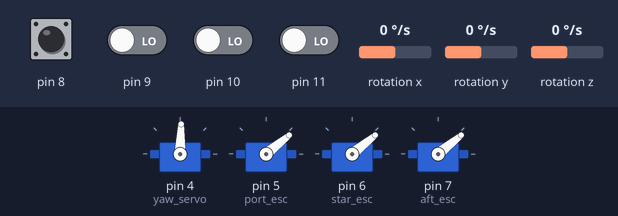
The sketch below on a simulated Arduino Uno, built with avr-gcc and run on an emulated ATmega328P. Parts: 4 × servo. Wiring (inferred from the names in the program): ITG-3200 gyroscope at I2C address 0x68. The test bench sets the inputs (shaded band); at power-on: pin 8 HIGH, pin 9–11 LOW, rotation x 0 °/s, rotation y 0 °/s, rotation z 0 °/s.

Above: at 0.1 s.
Timing chart, 0 to 1.6 s (numbered marks = the images above):
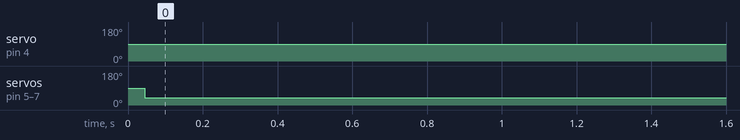

Measured:
- by itself, servo on pin 4 (yaw_servo): 90° → 88° at 0.05 s
- by itself, servo on pin 5 (port_esc), servo on pin 6 (star_esc), servo on pin 7 (aft_esc): 90° → 39° at 0.05 s

The sketch:

Tricopter_Arduino_flyable.ino
```cpp
// (licence header left out)
#include <Wire.h>
#include <Servo.h>

//  Gyro Related Settings and Variables
#define ITG3200_ADDRESS          0x68
#define ITG3200_WHO_AM_I         0x00
#define ITG3200_SMPLRT_DIV       0x15
#define ITG3200_DLPF_FS          0x16
#define ITG3200_INT_CFG          0x17
#define ITG3200_INT_STATUS       0x1A
#define ITG3200_TEMP_OUT_H       0x1B
#define ITG3200_TEMP_OUT_L       0x1C
#define ITG3200_GYRO_XOUT_H      0x1D
#define ITG3200_GYRO_XOUT_L      0x1E
#define ITG3200_GYRO_YOUT_H      0x1F
#define ITG3200_GYRO_YOUT_L      0x20
#define ITG3200_GYRO_ZOUT_H      0x21
#define ITG3200_GYRO_ZOUT_L      0x22
#define ITG3200_PWR_MGM          0x3E
#define ITG_DLPF_CFG_0           0x1;
#define ITG_DLPF_CFG_1           0x2;
#define ITG_DLPF_CFG_2           0x4;
#define ITG3200_DLPF_FS_SEL_0    0x8;
#define ITG3200_DLPF_FS_SEL_1    0x10;

int32_t     xRate_drift, yRate_drift, zRate_drift;

//  Receiver Related Signals
uint8_t      portb_Now, portb_Last;
//
//  pulseLength[0]  Throttle
//  pulseLength[1]  Elevator
//  pulseLength[2]  Rudder
//  pulseLength[3]  Aileron (reversed)

int16_t      riseEdge[4], fallEdge[4], pulseLength[4];

//  Loop timer
int32_t      timeNow;
int32_t      lastUpdateTime;


//  SuperRX State Machine Variables
#define      STATE_INIT         0
#define      STATE_UNARMED      1
#define      STATE_ARMCMD       2
#define      STATE_ARMED        3

uint8_t      main_state = STATE_INIT;
uint32_t     arm_start_time;

//  PID Controller signals
int16_t      yaw_error;
int16_t      yaw_newerror;
int16_t      yaw_Kp = 20;
int16_t      yaw_Ki = 0;
int16_t      yaw_Kd = 0;
int16_t      yaw_output = 0;
int16_t      yawP, yawI, yawD;
int16_t      yaw_pulselength;

int16_t      roll_error;
int16_t      roll_newerror;
int16_t      roll_Kp = 30;
int16_t      roll_Ki = 0;
int16_t      roll_Kd = 0;
int16_t      roll_output = 0;
int16_t      rollP, rollI, rollD;

int16_t      pitch_error;
int16_t      pitch_newerror;
int16_t      pitch_Kp = 20;
int16_t      pitch_Ki = 0;
int16_t      pitch_Kd = 0;
int16_t      pitch_output = 0;
int16_t      pitchP, pitchI, pitchD;

//  Servo Related Signals
Servo        yaw_servo;
Servo        port_esc;
Servo        star_esc;
Servo        aft_esc;

//  Debug Port
uint8_t      tx_buf[256];

void setup ()
{
  Serial.begin(115200);
  Wire.begin();
  gyroInit();

  //  Enable PC Change Interriupt for digital pins 8,9,10,11
  PCICR=(1<<PCIE0);
  PCMSK0=(1<<PCINT0) | (1<<PCINT1) |(1<<PCINT2) | (1<<PCINT3);

  //  Timers 1 on instead of millis() - greater than 4us accuracy
  //  Divide by 8 - 2 Mhz operation
  TCCR1A = 0x00;
  TCCR1B = 0x02;

  //  Servo / ESC attachment
  yaw_servo.attach(4);
  port_esc.attach(5);
  star_esc.attach(6);
  aft_esc.attach(7);
}

void loop ()
{
  unsigned char data;
  int16_t temp, xRate, yRate, zRate;
  unsigned long result;

//  Time the loop to 50 Hz
  timeNow = micros();
  if (timeNow > lastUpdateTime + 20000)
  {
    lastUpdateTime = lastUpdateTime + 20000;

    //  Get latest Gyro sample
    data = gyroRead(ITG3200_WHO_AM_I);
    temp =  gyroGetAxis(ITG3200_TEMP_OUT_H);
    xRate = gyroGetAxis(ITG3200_GYRO_XOUT_H) >> 2 ;
    yRate = gyroGetAxis(ITG3200_GYRO_YOUT_H) >> 2 ;
    zRate = gyroGetAxis(ITG3200_GYRO_ZOUT_H) >> 2 ;

    switch(main_state)
    {
      case STATE_INIT:
        // TBD - maybe some reset values

        main_state = STATE_UNARMED;
        break;
      case STATE_UNARMED:
      {
        //  Initialize Drift Counters
        xRate_drift = 0;
        yRate_drift = 0;
        zRate_drift = 0;

        //  Check for arm state
        if(pulseLength[0] < 1000 && pulseLength[2] > 1700)
        {
          arm_start_time = millis();
          main_state = STATE_ARMCMD;
        }

        //  Center Servos
        yaw_servo.writeMicroseconds(1450);
        port_esc.writeMicroseconds(950);
        star_esc.writeMicroseconds(950);
        aft_esc.writeMicroseconds(950);

        break;
      }

      case STATE_ARMCMD:
      {
        //  Low pass filter drift

        xRate_drift = (xRate_drift - (xRate_drift>>4)) + (int32_t)xRate;
        yRate_drift = (yRate_drift - (yRate_drift>>4)) + (int32_t)yRate;
        zRate_drift = (zRate_drift - (zRate_drift>>4)) + (int32_t)zRate;

        if(pulseLength[0] > 1000 || pulseLength[2] < 1700)
        {
          main_state = STATE_UNARMED;
          break;
        }

        //  Arm Command for 5 seconds
        if (millis() > arm_start_time + 5000)
          // Scale drift
          xRate_drift = xRate_drift >> 4;
          yRate_drift = yRate_drift >> 4;
          zRate_drift = zRate_drift >> 4;
          main_state = STATE_ARMED;
          break;
      }

      case STATE_ARMED:
      {
        //  Add PID here

        yaw_newerror = (zRate - zRate_drift) - (pulseLength[2] - 1500);
        roll_newerror = -(yRate - yRate_drift) - (pulseLength[3] - 1500);
        pitch_newerror = (xRate - xRate_drift) - (pulseLength[1] - 1500);

        //  Cap all error terms

        if(yaw_newerror > 400) yaw_newerror = 400;
        if(yaw_newerror < -400) yaw_newerror = -400;
        if(roll_newerror > 400) roll_newerror = 400;
        if(roll_newerror < -400) roll_newerror = -400;
        if(pitch_newerror > 400) pitch_newerror = 400;
        if(pitch_newerror < -400) pitch_newerror = -400;


        yawP = yaw_newerror >> 2;
        yawI = yawI + (yaw_Ki * yaw_newerror);
        yawD = yaw_Kd * (yaw_newerror - yaw_error);

        rollP = roll_newerror >> 2;
        rollI = rollI + (roll_Ki * roll_newerror>>5);
        rollD = roll_Kd * (roll_newerror - roll_error);

        pitchP = pitch_newerror >> 2;
        pitchI = pitchI + (pitch_Ki * pitch_newerror);
        pitchD = pitch_Kd * (pitch_newerror - pitch_error);

        yaw_output = (yawP);
        roll_output = (rollP + rollI + rollD);
        pitch_output = (pitchP + pitchI + pitchD);

        yaw_error = yaw_newerror;
        roll_error = roll_newerror;
        pitch_error = pitch_newerror;

        yaw_pulselength = 1500  - ((3*yaw_newerror)>>2) + 100;

        yaw_servo.writeMicroseconds(yaw_pulselength);
        port_esc.writeMicroseconds(pulseLength[0]  - ((5*pitch_newerror)>>5)  + ((5*roll_newerror)>>5));
        star_esc.writeMicroseconds(pulseLength[0]  - ((5*pitch_newerror)>>5)  - ((5*roll_newerror)>>5));
        aft_esc.writeMicroseconds(pulseLength[0] + ((5*pitch_newerror)>>5));
        break;
      }
    }

  //  Debug Port

  tx_buf[0] = 0x7E;
  tx_buf[1] = roll_newerror >> 8;
  tx_buf[2] = roll_newerror & 0xFF;
  tx_buf[3] = pitch_newerror >> 8;
  tx_buf[4] = pitch_newerror & 0xFF;
  tx_buf[5] = roll_newerror >> 8;;
  tx_buf[6] = roll_newerror & 0xFF;
  tx_buf[7] = 0x00;
  tx_buf[8] = 0x00;
  tx_buf[9] = 0x00;
  tx_buf[10] = 0x00;
  tx_buf[11] = 0x00;
  tx_buf[12] = 0x00;
  tx_buf[13] = 0x00;
  tx_buf[14] = main_state;
  tx_buf[15] = 0x7E;

//  Serial.write(tx_buf, 16);
//  Serial.println((tx_buf[1] <<8) | (tx_buf[2] & 0xFF));
  }
}

void gyroInit()
{
  //  Set low pass filter bandwidth to 98Hz
  gyroWrite(ITG3200_DLPF_FS, 0x16 );
  //  Divide sample rate by 1
  gyroWrite(ITG3200_SMPLRT_DIV, 1);
}

void gyroWrite(char registerAddress, char data)
{
  Wire.beginTransmission(ITG3200_ADDRESS);
  Wire.write(registerAddress);
  Wire.write(data);
  Wire.endTransmission();
}

unsigned char gyroRead(char registerAddress)
{
  unsigned char data=0;

  Wire.beginTransmission(ITG3200_ADDRESS);
  Wire.write(registerAddress);
  Wire.endTransmission();

  Wire.requestFrom(ITG3200_ADDRESS, 1);
  while (!Wire.available()) {
  }
  data = Wire.read();

  return data;
}

int gyroGetAxis(char registerAddress)
{
  int data=0;

  data = gyroRead(registerAddress)<<8;
  data |= gyroRead(registerAddress+1);

  return data;
}

ISR(PCINT0_vect)
{
  timeNow = TCNT1;
  portb_Now = PINB;
  int PulseLength_tmp;
  int edgeCount;

  for(edgeCount=0;edgeCount<4;edgeCount++)
  {
    //  Check for rising edge
    if (!(portb_Last & 1<<edgeCount) && (portb_Now & 1<<edgeCount))
    {
      riseEdge[edgeCount] = timeNow;
    }

    //  Check for falling edge
    if ((portb_Last & 1<<edgeCount) && !(portb_Now & 1<<edgeCount))
    {
      fallEdge[edgeCount] = timeNow;
      PulseLength_tmp = (fallEdge[edgeCount] - riseEdge[edgeCount]) >> 1;
      if (PulseLength_tmp > 900 && PulseLength_tmp < 2200)
        pulseLength[edgeCount] = PulseLength_tmp;
    }
  }
  portb_Last = portb_Now;
}
```
